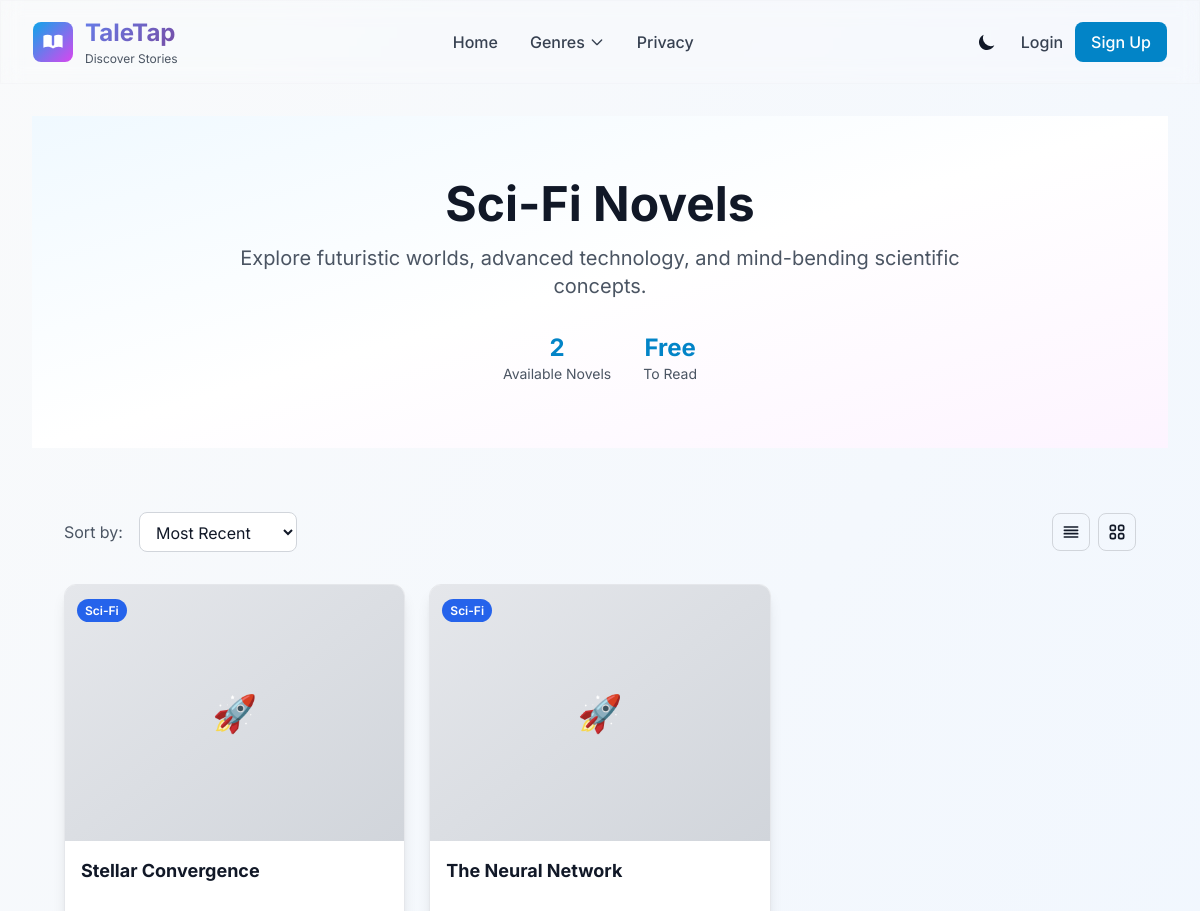
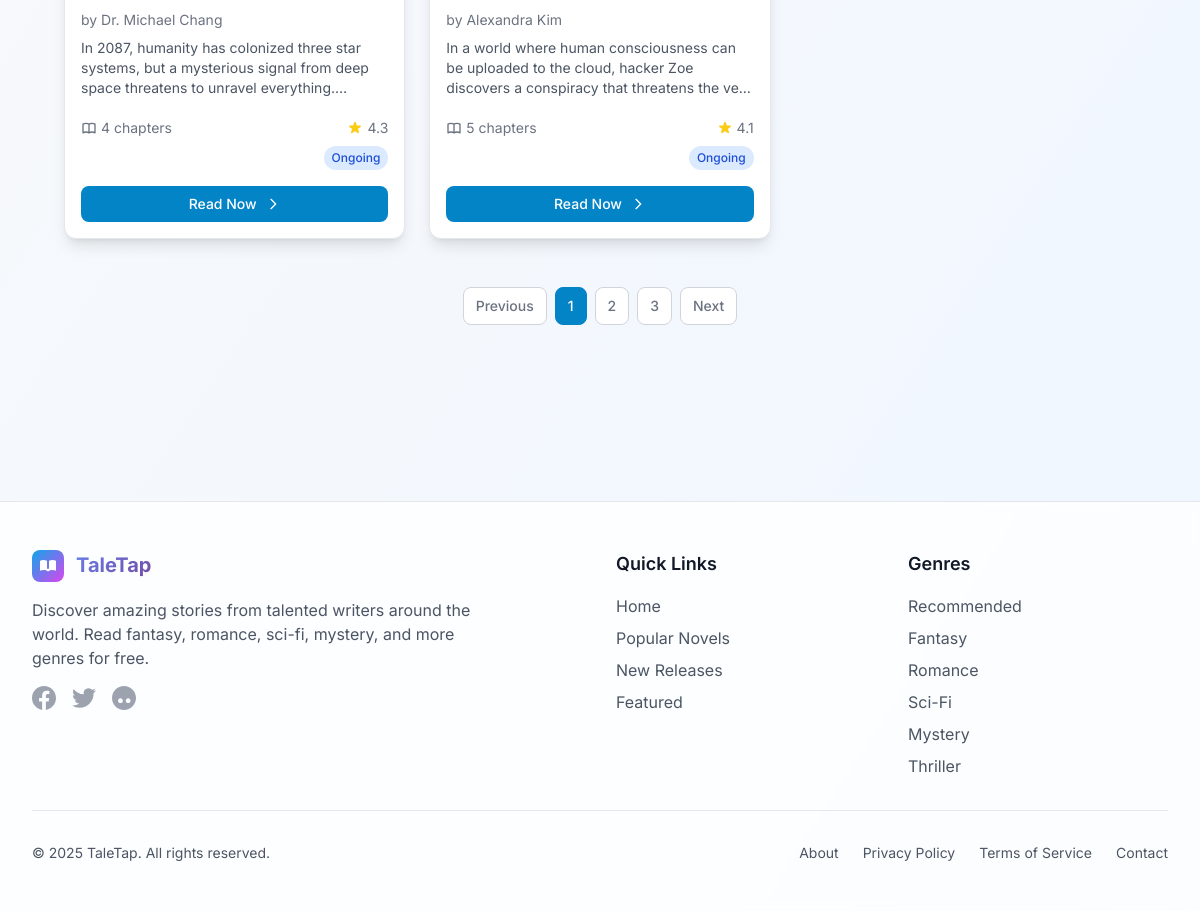
The app's page /category/Sci-Fi with its own data (2 pictures, top to bottom).
### models.py (models this page shows)
class Novel(db.Model):
    id = db.Column(db.Integer, primary_key=True)
    title = db.Column(db.String(100), nullable=False)
    description = db.Column(db.Text, nullable=False)
    cover_image = db.Column(db.String(200))  # 封面图片路径
    chapters = db.relationship('Chapter', backref='novel', lazy=True)
    category = db.Column(db.String(50))
    author = db.Column(db.String(100), default='Unknown Author')
    rating = db.Column(db.Float, default=0.0)
    total_reads = db.Column(db.Integer, default=0)
    total_bookmarks = db.Column(db.Integer, default=0)
    total_reviews = db.Column(db.Integer, default=0)
    status = db.Column(db.String(20), default='ongoing')  # 'ongoing', 'completed', 'hiatus'
    created_at = db.Column(db.DateTime, default=lambda: datetime.utcnow())
    updated_at = db.Column(db.DateTime, default=lambda: datetime.utcnow(), onupdate=lambda: datetime.utcnow())

### app.py (the view)
@app.route('/category/<string:category>')
def category(category):
    novels = Novel.query.filter_by(category=category).all()
    return render_template('category.html', novels=novels, category=category, meta_description=f"Explore {category} novels on TaleTap.")

### templates/category.html (shortened to what this page needs)
{% extends 'base.html' %}
{% block content %}
<section class="bg-gradient-to-br from-primary-50 via-white to-accent-50 dark:from-gray-900 dark:via-gray-800 dark:to-gray-900 py-16">
    <div class="max-w-7xl mx-auto px-4 sm:px-6 lg:px-8">
        <div class="text-center">
            <h1 class="text-4xl md:text-5xl font-bold text-gray-900 dark:text-white mb-4">
                {{ category }} Novels
            </h1>
            <p class="text-xl text-gray-600 dark:text-gray-300 max-w-3xl mx-auto">
                {% if category == 'Fantasy' %}
                    Embark on magical journeys filled with wizards, dragons, and epic adventures in fantastical realms.
                {% elif category == 'Romance' %}
                    Discover heartwarming love stories that will make you believe in the power of true love.
                {% elif category == 'Recommended' %}
                    Our carefully curated selection of the best novels across all genres, handpicked just for you.
                {% elif category == 'Sci-Fi' %}
                    Explore futuristic worlds, advanced technology, and mind-bending scientific concepts.
                {% elif category == 'Mystery' %}
                    Unravel thrilling mysteries, solve puzzling crimes, and follow compelling detective stories.
                {% elif category == 'Thriller' %}
                    Experience heart-pounding suspense, edge-of-your-seat action, and gripping psychological drama.
                {% else %}
                    Discover amazing stories in the {{ category }} genre.
                {% endif %}
            </p>
            <div class="flex justify-center items-center mt-8 space-x-8">
                <div class="text-center">
                    <div class="text-2xl font-bold text-primary-600 dark:text-primary-400">{{ novels|length }}</div>
                    <div class="text-sm text-gray-600 dark:text-gray-400">Available Novels</div>
                </div>
                <div class="text-center">
                    <div class="text-2xl font-bold text-primary-600 dark:text-primary-400">Free</div>
                    <div class="text-sm text-gray-600 dark:text-gray-400">To Read</div>
                </div>
            </div>
        </div>
    </div>
</section>
<section class="py-16">
    <div class="max-w-7xl mx-auto px-4 sm:px-6 lg:px-8">
        {% if novels %}
            <div class="flex flex-col sm:flex-row justify-between items-start sm:items-center mb-8 gap-4">
                <div class="flex items-center space-x-4">
                    <span class="text-gray-600 dark:text-gray-400">Sort by:</span>
                    <select class="px-3 py-2 border border-gray-300 dark:border-gray-600 rounded-lg bg-white dark:bg-gray-800 text-gray-900 dark:text-white focus:outline-none focus:ring-2 focus:ring-primary-500">
                        <option>Most Recent</option>
                    </select>
                </div>
                <div class="flex items-center space-x-2">
                    <button class="p-2 border border-gray-300 dark:border-gray-600 rounded-lg hover:bg-gray-50 dark:hover:bg-gray-700 transition-colors">
                        <svg class="w-5 h-5" fill="none" stroke="currentColor" viewBox="0 0 24 24">
                            <path stroke-linecap="round" stroke-linejoin="round" stroke-width="2" d="M4 6h16M4 10h16M4 14h16M4 18h16"/>
                        </svg>
                    </button>
                    <button class="p-2 border border-gray-300 dark:border-gray-600 rounded-lg hover:bg-gray-50 dark:hover:bg-gray-700 transition-colors">
                    </button>
                </div>
            </div>
            <div class="grid grid-cols-1 sm:grid-cols-2 lg:grid-cols-3 xl:grid-cols-4 gap-6">
                {% for novel in novels %}
                <article class="novel-card group bg-white dark:bg-gray-800 rounded-xl shadow-lg overflow-hidden hover-lift transition-all duration-300 border border-gray-200 dark:border-gray-700 flex flex-col">
                    <div class="relative overflow-hidden">
                        {% if novel.cover_image %}
                        <img src="{{ url_for('static', filename='img/' + novel.cover_image) }}"
                             alt="{{ novel.title }} cover"
                             class="w-full h-64 object-cover group-hover:scale-105 transition-transform duration-300"
                             loading="lazy">
                        {% else %}
                        <div class="w-full h-64 bg-gradient-to-br
                            {% if category == 'Fantasy' %}from-purple-200 to-purple-300 dark:from-purple-700 dark:to-purple-600{% elif category == 'Romance' %}from-pink-200 to-pink-300 dark:from-pink-700 dark:to-pink-600{% else %}from-gray-200 to-gray-300 dark:from-gray-700 dark:to-gray-600{% endif %}
                            flex items-center justify-center">
                            {% if category == 'Fantasy' %}
                            <span class="text-4xl">🐉</span>
                            {% elif category == 'Romance' %}
                            <span class="text-4xl">💕</span>
                            {% elif category == 'Sci-Fi' %}
                            <span class="text-4xl">🚀</span>
                            {% elif category == 'Mystery' %}
                            <span class="text-4xl">🔍</span>
                            {% elif category == 'Thriller' %}
                            <span class="text-4xl">⚡</span>
                            {% endif %}
                        </div>
                        {% endif %}
                        <div class="absolute top-3 left-3">
                            <span class="px-2 py-1 text-xs font-semibold text-white rounded-full
                                {% if category == 'Fantasy' %}bg-purple-600{% elif category == 'Romance' %}bg-pink-600{% elif category == 'Sci-Fi' %}bg-blue-600{% elif category == 'Mystery' %}bg-yellow-600{% elif category == 'Thriller' %}bg-red-600{% else %}bg-primary-600{% endif %}">
                                {{ novel.category or category }}
                            </span>
                        </div>
                    </div>
                    <div class="p-4 flex flex-col flex-grow">
                        <div class="flex-grow">
                            <h3 class="text-lg font-bold text-gray-900 dark:text-white mb-2 h-14 line-clamp-2 group-hover:text-primary-600 dark:group-hover:text-primary-400 transition-colors">
                                {{ novel.title }}
                            </h3>
                        {% if novel.author %}
                        <p class="text-sm text-gray-500 dark:text-gray-400 mb-2">by {{ novel.author }}</p>
                        {% endif %}
                            <p class="text-gray-600 dark:text-gray-300 text-sm mb-4 h-16 line-clamp-3">
                                {{ novel.description[:150] }}{% if novel.description|length > 150 %}...{% endif %}
                            </p>
                            <div class="flex items-center justify-between text-sm text-gray-500 dark:text-gray-400 mb-2">
                                <div class="flex items-center">
                                    {{ novel.chapters|length or 0 }} chapters
                                </div>
                                {% if novel.rating %}
                                <div class="flex items-center">
                                    {{ novel.rating }}
                                </div>
                                {% endif %}
                            </div>
                            <div class="flex justify-end mb-4">
                                {% if novel.status == 'completed' %}
                                <span class="px-2 py-1 text-xs font-medium text-green-700 bg-green-100 dark:text-green-400 dark:bg-green-900/30 rounded-full">
                                    Completed
                                </span>
                                {% elif novel.status == 'hiatus' %}
                                <span class="px-2 py-1 text-xs font-medium text-yellow-700 bg-yellow-100 dark:text-yellow-400 dark:bg-yellow-900/30 rounded-full">
                                    Hiatus
                                </span>
                                {% else %}
                                <span class="px-2 py-1 text-xs font-medium text-blue-700 bg-blue-100 dark:text-blue-400 dark:bg-blue-900/30 rounded-full">
                                    Ongoing
                                </span>
                                {% endif %}
                            </div>
                        </div>
                        <a href="{{ url_for('novel', novel_id=novel.id) }}"
                           class="inline-flex items-center justify-center w-full px-4 py-2 text-sm font-medium text-white bg-primary-600 hover:bg-primary-700 rounded-lg transition-colors group-hover:shadow-lg mt-auto">
                            Read Now
                            <svg class="w-4 h-4 ml-2" fill="none" stroke="currentColor" viewBox="0 0 24 24">
                                <path stroke-linecap="round" stroke-linejoin="round" stroke-width="2" d="M9 5l7 7-7 7"/>
                            </svg>
                        </a>
                    </div>
                </article>
                {% endfor %}
            </div>
            <div class="flex justify-center mt-12">
                <nav class="flex items-center space-x-2">
                    <button class="px-3 py-2 text-sm font-medium text-gray-500 bg-white border border-gray-300 rounded-lg hover:bg-gray-50 dark:bg-gray-800 dark:border-gray-600 dark:text-gray-400 dark:hover:bg-gray-700">
                        Previous
                    </button>
                    <button class="px-3 py-2 text-sm font-medium text-white bg-primary-600 border border-primary-600 rounded-lg">
                        1
                    </button>
                    <button class="px-3 py-2 text-sm font-medium text-gray-500 bg-white border border-gray-300 rounded-lg hover:bg-gray-50 dark:bg-gray-800 dark:border-gray-600 dark:text-gray-400 dark:hover:bg-gray-700">
                        2
                    </button>
                    <button class="px-3 py-2 text-sm font-medium text-gray-500 bg-white border border-gray-300 rounded-lg hover:bg-gray-50 dark:bg-gray-800 dark:border-gray-600 dark:text-gray-400 dark:hover:bg-gray-700">
                        3
                    </button>
                    <button class="px-3 py-2 text-sm font-medium text-gray-500 bg-white border border-gray-300 rounded-lg hover:bg-gray-50 dark:bg-gray-800 dark:border-gray-600 dark:text-gray-400 dark:hover:bg-gray-700">
                        Next
                    </button>
                </nav>
            </div>
        {% endif %}
    </div>
</section>
{% endblock %}

### templates/base.html (style rules this page uses)
.hover-lift { transition: all 0.3s ease; }
.line-clamp-2 { display: -webkit-box; -webkit-box-orient: vertical; overflow: hidden; }
.line-clamp-3 { display: -webkit-box; -webkit-box-orient: vertical; overflow: hidden; }

### records on screen
Novel: category "Sci-Fi", title "Stellar Convergence", author "Dr. Michael Chang", description "In 2087, humanity has colonized three star systems, but a mysterious signal from deep space threatens to unravel…", chapters|length "4", rating "4.3", status "Ongoing"
Novel: category "Sci-Fi", title "The Neural Network", author "Alexandra Kim", description "In a world where human consciousness can be uploaded to the cloud, hacker Zoe discovers a conspiracy that threatens the…", chapters|length "5", rating "4.1", status "Ongoing"

### other values on screen
{{ category }} "Sci-Fi"
{{ novels|length }} "2"
